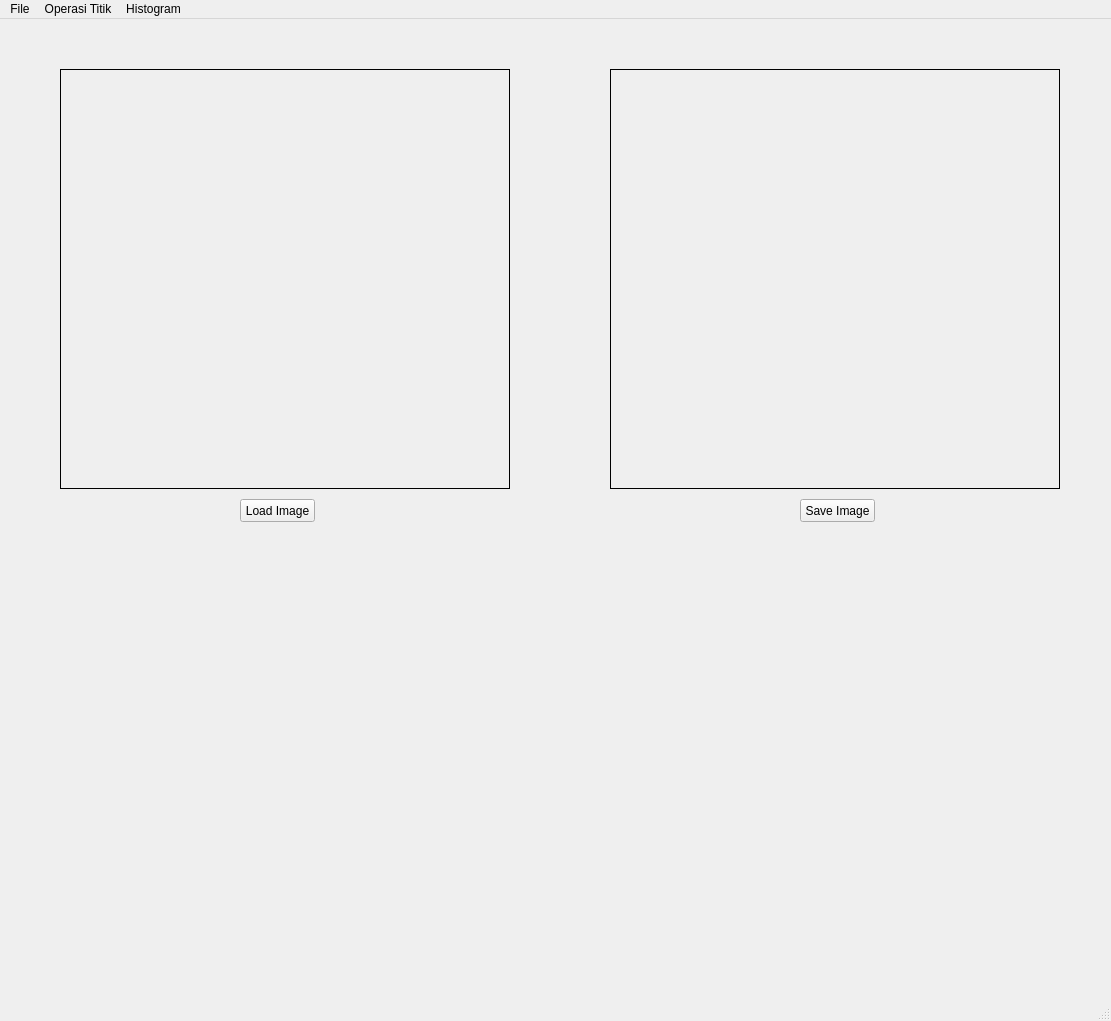
<?xml version="1.0" encoding="UTF-8"?>
<ui version="4.0">
 <class>MainWindow</class>
 <widget class="QMainWindow" name="MainWindow">
  <property name="geometry">
   <rect>
    <x>0</x>
    <y>0</y>
    <width>1111</width>
    <height>1021</height>
   </rect>
  </property>
  <property name="windowTitle">
   <string>MainWindow</string>
  </property>
  <widget class="QWidget" name="centralwidget">
   <widget class="QPushButton" name="loadButton">
    <property name="geometry">
     <rect>
      <x>240</x>
      <y>480</y>
      <width>75</width>
      <height>23</height>
     </rect>
    </property>
    <property name="text">
     <string>Load Image</string>
    </property>
   </widget>
   <widget class="QLabel" name="imgLabel">
    <property name="geometry">
     <rect>
      <x>60</x>
      <y>50</y>
      <width>450</width>
      <height>420</height>
     </rect>
    </property>
    <property name="frameShape">
     <enum>QFrame::Box</enum>
    </property>
    <property name="text">
     <string/>
    </property>
   </widget>
   <widget class="QLabel" name="hasilLabel">
    <property name="geometry">
     <rect>
      <x>610</x>
      <y>50</y>
      <width>450</width>
      <height>420</height>
     </rect>
    </property>
    <property name="frameShape">
     <enum>QFrame::Box</enum>
    </property>
    <property name="text">
     <string/>
    </property>
   </widget>
   <widget class="QPushButton" name="saveButton">
    <property name="geometry">
     <rect>
      <x>800</x>
      <y>480</y>
      <width>75</width>
      <height>23</height>
     </rect>
    </property>
    <property name="text">
     <string>Save Image</string>
    </property>
   </widget>
  </widget>
  <widget class="QMenuBar" name="menubar">
   <property name="geometry">
    <rect>
     <x>0</x>
     <y>0</y>
     <width>1111</width>
     <height>21</height>
    </rect>
   </property>
   <widget class="QMenu" name="menuFile">
    <property name="title">
     <string>File</string>
    </property>
    <addaction name="actionLoad_Image"/>
    <addaction name="actionSave_Image"/>
   </widget>
   <widget class="QMenu" name="menuOperasi_Titik">
    <property name="title">
     <string>Operasi Titik</string>
    </property>
    <addaction name="actionGrayScale"/>
    <addaction name="actionBrightness"/>
    <addaction name="actionSimple_Contrast"/>
    <addaction name="actionContrast_Stretching"/>
    <addaction name="actionNegative_Image"/>
    <addaction name="actionBiner_Image"/>
   </widget>
   <widget class="QMenu" name="menuHistogram">
    <property name="title">
     <string>Histogram</string>
    </property>
    <addaction name="actionGray_Histogram"/>
    <addaction name="actionRGB_Histogram"/>
    <addaction name="actionHistogram_Equalization"/>
   </widget>
   <addaction name="menuFile"/>
   <addaction name="menuOperasi_Titik"/>
   <addaction name="menuHistogram"/>
  </widget>
  <widget class="QStatusBar" name="statusbar"/>
  <action name="actionGrayScale">
   <property name="text">
    <string>GrayScale</string>
   </property>
  </action>
  <action name="actionLoad_Image">
   <property name="text">
    <string>Load Image</string>
   </property>
  </action>
  <action name="actionSave_Image">
   <property name="text">
    <string>Save Image</string>
   </property>
  </action>
  <action name="actionBrightness">
   <property name="text">
    <string>Brightness</string>
   </property>
  </action>
  <action name="actionSimple_Contrast">
   <property name="text">
    <string>Simple Contrast</string>
   </property>
  </action>
  <action name="actionContrast_Stretching">
   <property name="text">
    <string>Contrast Stretching</string>
   </property>
  </action>
  <action name="actionNegative_Image">
   <property name="text">
    <string>Negative Image</string>
   </property>
  </action>
  <action name="actionBiner_Image">
   <property name="text">
    <string>Biner Image</string>
   </property>
  </action>
  <action name="actionGray_Histogram">
   <property name="text">
    <string>Histogram Grayscale</string>
   </property>
  </action>
  <action name="actionRGB_Histogram">
   <property name="text">
    <string>Histogram RGB</string>
   </property>
  </action>
  <action name="actionHistogram_Equalization">
   <property name="text">
    <string>Histogram Equalization</string>
   </property>
  </action>
 </widget>
 <resources/>
 <connections/>
</ui>
